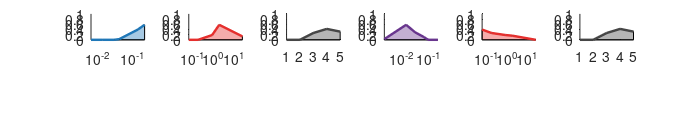

The MATLAB source for this figure:
clear all, close all

%% Load Data

load 181209_Freq_3Node.mat; OutputName = '3N';

params = params_meas;
filter_cutoff = 0.2;        % Cutoff for 'good' freq filter

remove_nonclamped = find((params_meas(2,:)~=0)&(params_meas(5,:)~=0));
params_meas = params_meas(:,remove_nonclamped);

%% Screen and find good low pass filters

% Initialize
gain_norm = zeros(size(gain_stor));
gain_temp = [];

% Normalize Gain
for i=1:length(params)
    gain_temp = gain_stor(:,i);
    gain_norm(:,i) = gain_temp/max(gain_temp);
end

% Screen for Filters

% Prescreen
ind_screen = find(gain_stor(end,:)>1000);
gain_stor = gain_stor(:,ind_screen);
gain_norm = gain_norm(:,ind_screen);
params = params(:,ind_screen);

% Good filters
ind_good = find((gain_norm(end,:)==1)&(gain_norm(1,:)<filter_cutoff));
perc_good = length(ind_good)/length(params)


%% Plot Parameter Enrichment
% Colors for plots
colors = [[32 120 184]; ...     % Kt1
    [230 47 45]; ...            % Kp1
    [70 70 70]; ...             % n1
    [105 54 142]; ...           % Kt2
    [230 47 45]; ...            % Kp2
    [70 70 70]]/255;            % n2


x = params(:,ind_good);
ranges = {};
for i=1:6
    tab = tabulate(params_meas(i,:));
    ranges{i} = tab(:,1);
end


figure
for i=[1,2,4,5]
    
    fullrange = ranges{i};
    fullrange(:,2) = zeros(size(fullrange));
    
    subplot(2,6,i)
    
    % Get percentage of each parameters
    tab = tabulate(x(i,:));
    for j=1:length(tab(:,1))
        ind = find(fullrange(:,1)==tab(j,1));
        fullrange(ind,2) = tab(j,3)/100;
    end
    
    % Plot
    polygon_x = [min(fullrange(:,1)); fullrange(:,1); max(fullrange(:,1))];
    polygon_y = [0; fullrange(:,2); 0];
    patch(polygon_x,polygon_y,colors(i,:),'FaceAlpha',0.4); hold on
    
    semilogx(fullrange(:,1),fullrange(:,2),'-','Color',colors(i,:),'LineWidth',1.75)
    set(gca,'XScale','log')
    ylim([0 1])
    xlim([min(fullrange(:,1)),max(fullrange(:,1))])
    
end


for i=[3,6]
    fullrange = ranges{i};
    fullrange(:,2) = zeros(size(fullrange));
    
    subplot(2,6,i)
    
    % Get percentage of each parameters
    tab = tabulate(x(i,:));
    for j=1:length(tab(:,1))
        ind = find(fullrange(:,1)==tab(j,1));
        fullrange(ind,2) = tab(j,3)/100;
    end

    % Plot
    polygon_x = [min(fullrange(:,1)); fullrange(:,1); max(fullrange(:,1))];
    polygon_y = [0; fullrange(:,2); 0];
    patch(polygon_x,polygon_y,colors(i,:),'FaceAlpha',0.4); hold on
    
    plot(fullrange(:,1),fullrange(:,2),'-','Color',colors(i,:),'LineWidth',1.75)
    ylim([0 1])
    xlim([min(fullrange(:,1)),max(fullrange(:,1))])

end


% Save Image
r = 150; % pixels per inch
set(gcf, 'PaperUnits', 'inches', 'PaperPosition', [0 0 1050 200]/r);
print(gcf,'-dpdf',sprintf('-r%d',r), ['Figures/ParamEnrich_Freq_' OutputName '.pdf']);